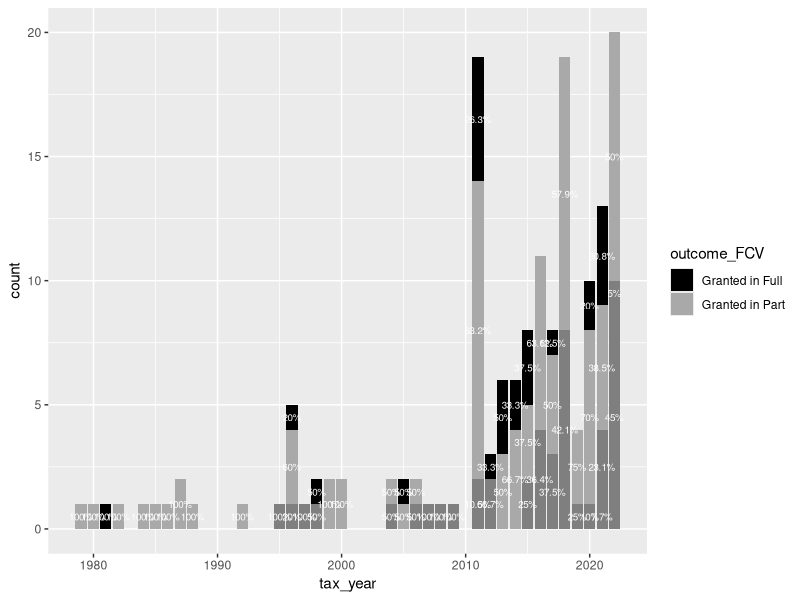
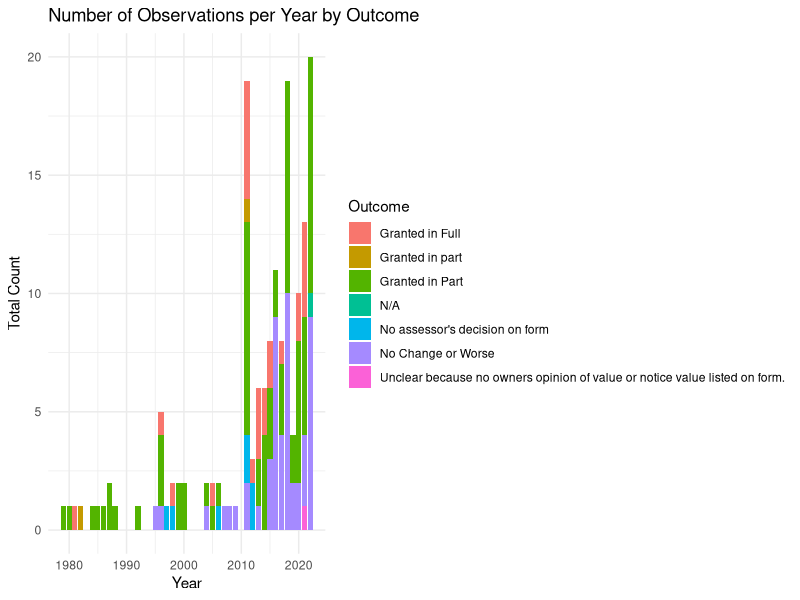
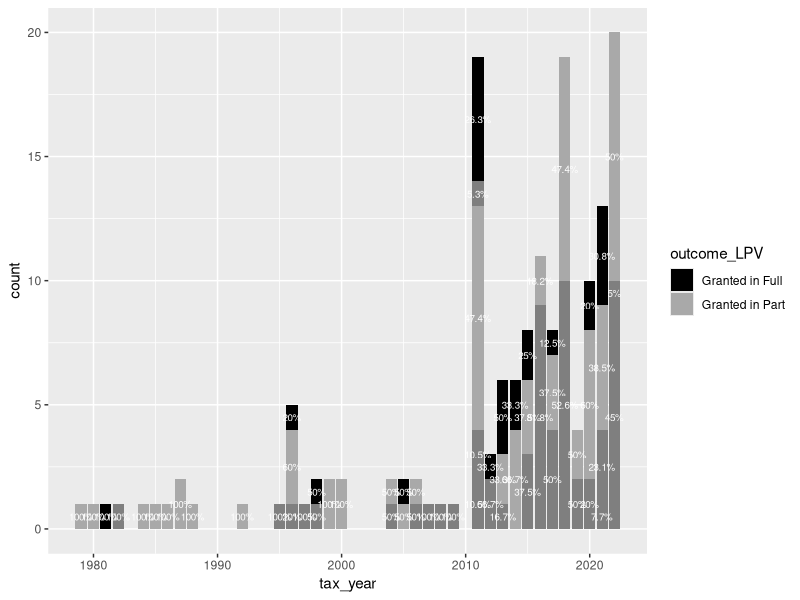

The R source for these figures, in order: (Note: this script raises an error after producing the figures.)

library(tidyverse)

# read data into tibble
petitions <- read_csv("Updated/Master_edited_new.csv")

# create identifier
petitions$ID <- 1:nrow(petitions)

# rename relevant columns
names(petitions)[1] <- 'include'
names(petitions)[3] <- 'tax_year'
names(petitions)[11] <- 'FCV_owner'
names(petitions)[12] <- 'LPV_owner'
names(petitions)[13] <- 'FCV_notice'
names(petitions)[14] <- 'LPV_notice'
names(petitions)[15] <- 'FCV_decision'
names(petitions)[16] <- 'LPV_decision'
names(petitions)[19] <- 'outcome'
names(petitions)[20] <- 'outcome_details'
names(petitions)[21] <- 'FCV_change'
names(petitions)[22] <- 'LPV_change'

p2a_noNA <- petitions %>% filter(!(is.na(outcome_FCV)|(is.na(year))))

p2a <- ggplot(p2a_noNA, aes(x = tax_year, fill = outcome_FCV)) + geom_bar(position = "stack") + theme_minimal()  
p2a <- p2a + labs(title = "Number of Observations per Year by Outcome",x = "Year",y = "Total Count",fill = "Outcome")

p2b_noNA <- petitions %>% filter(!(is.na(outcome_LPV)|(is.na(year))))

p2b <- ggplot(p2b_noNA, aes(x = tax_year, fill = outcome_LPV)) + geom_bar(position = "stack") + theme_minimal()  
p2b <- p2b + labs(title = "Number of Observations per Year by Outcome",x = "Year",y = "Total Count",fill = "Outcome")

p2a2 <- ggplot(p2a_noNA, aes(x = tax_year, fill = outcome_FCV)) + geom_bar(position = "stack")
p2a2 <- p2a2 + geom_text(stat = "count", 
    aes(label = paste0(round(after_stat(count / tapply(..count.., ..x.., sum)[as.character(..x..)] * 100), 1), "%")),
    position = position_stack(vjust = 0.5), color = "white", size = 2.5)
p2a2 <- p2a2 + scale_fill_manual(values = c("No Change" = "darkgreen","Granted in Full" = "black","Granted in Part" = "darkgrey"))

p2b2 <- ggplot(p2b_noNA, aes(x = tax_year, fill = outcome_LPV)) + geom_bar(position = "stack")
p2b2 <- p2b2 + geom_text(stat = "count", 
                         aes(label = paste0(round(after_stat(count / tapply(..count.., ..x.., sum)[as.character(..x..)] * 100), 1), "%")),
                         position = position_stack(vjust = 0.5), color = "white", size = 2.5)
p2b2 <- p2b2 + scale_fill_manual(values = c("No Change" = "darkgreen","Granted in Full" = "black","Granted in Part" = "darkgrey"))

